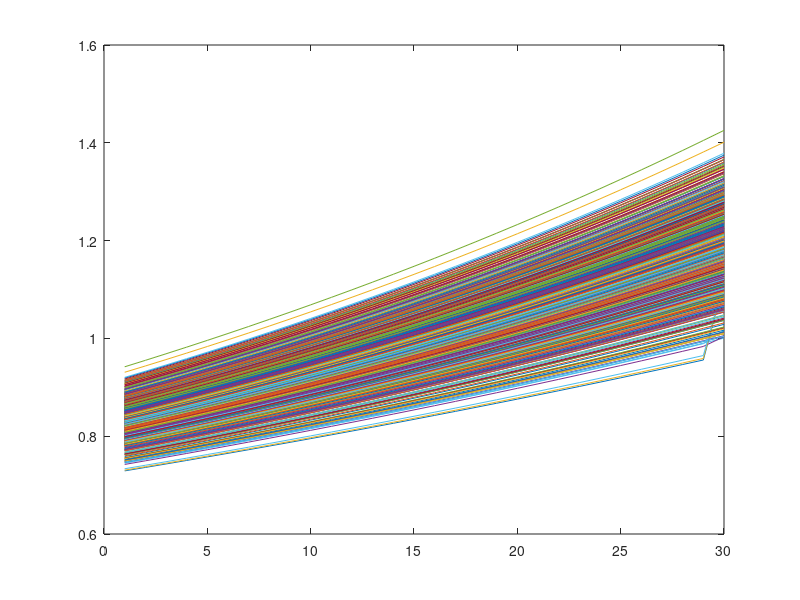

This figure's MATLAB source: (Note: this script raises an error after producing the figure.)
%%%%%----- Simulated Annealing for discrete optimization (DMDII)----%%%%%

function MainFunction
%
%  This is the main function to run the Dynamic Scheduler and display the preliminary results.
%
%  Inputs:
%        Load data: load the future predicted degradation path which is
%        provided by PDX.
%
%  Outputs:
%        The optimized thresholds for spare part order placement and
%        thresholds for performing maintenance are displayed. Those two
%        thresholds are translated into the countdown time for order
%        placement and maintenance performance and displayed as well.
%        Two values of order placement threshold (Xo) and 
%        maintenance performance threshold (Xm) and displays the 
%        corresponding countdown time To (Order placement) and Tm (Maintenance performance).
%
%
%  Format of outputs:
%        Current format displays two values of order placement threshold
%        and maintenance performance threshold and displays the corresponding 
%        countdown time. In addition, actionable signal indication which can 
%        be refered to suggest the actions with 
%        respect to order purchase and maintenance performance.
%        
%  NU_Version1.0
%  by Anqi He, Northeastern University, Boston

close all
clear all
clc
%tic
% Global 
global X L Xf C1 C2 C3 Cws Cwc N M Cs delta_t xlower xupper xdelt;

% Import the data of the future predicted degradation path
load('Sample_Data 06.04.mat'); %Import the sample data from PDX

X=HI_Curves';
%% Define the feasible region
Xf = 1;  % Provided by PDX
L = 8;  % Lead time(settle down regarding the real case )
xdelt= 0.005; %0.005

% Pre-check the validity of the predicted paths
% Here, we need to gaurantee the lower bound value of provided degradation
% paths all above the failure threshold
if length(find(X(end,:)<Xf))/size(X,2)==0 || length(find(X(end,:)<Xf))/size(X,2) < 0.8
    X(:,find(X(end,:)<Xf))=[];

[row,col] = size(X);
N = row; % The time length of predicted degradation paths( provided by PDX )
M = col; % Number of predicted paths

% Plot the data of predicted paths
figure(1)
for i= 1:M
   plot(X(:,i));hold on;
end

% Initial Parameters Setting
%   - maintenance cost Cm for spindle  = 25000$
%   - maintenace cost Cm for ballscrew = 10000$
%   - maintenance cost Cm for a barrel of Coolant concentrate = $1500.00
Cm = 25000; %%% adjust here;
C1 = Cm; % Maintenance cost for type 1 / 15
C2 = Cm; % Maintenance cost for type 2  / 20
C3 = Cm; % Maintenance cost for type 3  /40
Cws = 10; % Cost of inventory per day  / 1
Cwc = 100000; % Cost of machine breakdown per day /1000
% Set shipping cost Cs
switch Cm
    case 25000   %  spindle
        if L >= 7 && L < 14
            Cs = 500;
        elseif L < 7
            Cs = 1000;
        end 
    case 10000   %  ballscrew
        if L >= 7 && L < 14
            Cs = 250;
        elseif L < 7
            Cs = 500;
        end 
    otherwise    %  a barrel of Coolant concentrate
        if L >= 7 && L < 14
            Cs = 10;
        elseif L < 7
            Cs = 10;
        end 
end

delta_t = 1 ; % Unit time (provided by PDX)

%% SA for Optimization
% Create vectors containing the lower bound (|lb|) and upper bound constraints(|ub|).
% Transform the bounds into discrete variables.
xlower = min(min(X)); %%% X(1,1)min(min(X))
xupper = Xf;
l = [1 1];   
u = [length(xlower:xdelt:xupper) length(xlower:xdelt:xupper)];
ini=ceil((u-l).*abs(rand(1,2)));%Initial guess for the minimum (threshold to order, threhold to perform maintenance)
% Call the SA function to solve the problem with discrete variables.
C=@CostRate;
[x0,f0]=sim_anl(C,ini,l,u,400);
%toc
% _Analyze the Results_
xbestDisc = MapVariables(x0); 
%display(xbestDisc)  % Display the optimimal order placement threshold and maintenance threshold
Xo=xbestDisc(1); %0.9576
Xm=xbestDisc(2); %0.7826
%fprintf('\nCost rate return by SA = %g\n',f0); %Display the optimal value of the objective function
%fprintf('\n Threshold for order placement Xo = %g\n',Xo)
%fprintf('\n Threshold for maintenance Xm = %g\n',Xm)
%% Calculate the risk
% Import the production schedule information
% Extract the position of the ending time of each time points
%%%%%%%%%%%%% Mengkai 
[num,text,both]= xlsread('Orders_Scheduled_06.04.xlsx');

Pro_Schedule = text(2:end,4:5); % Extract the production schedule
[r c] = size(Pro_Schedule);
for i = 1:c
    for j = 1:r
        Pro_Schedule{j,i} = datestr(Pro_Schedule{j,i}, 'mm/dd/yyyy HH:MM:SS'); %Convert the production date to 'mm/dd/yyyy HH:MM:SS'
    end
end
[Pro_Schedule,idx] = sortrows(Pro_Schedule,2); %Sort the production schedule in ascending-date order

%Identify the current time corresponding to the production schedule
for i =1:r
    Cur_base(i) = Pro_Schedule{i,2} - datetime(Cur_Date);
end
Cur_base.Format='d';
positiveIndexes = Cur_base > 0;
smallestPosValue = min(Cur_base(positiveIndexes));
if isempty(smallestPosValue)
   disp('Production schedule need to be updated!'); 
else
rowOfSmallestValue = find(Cur_base == smallestPosValue);
% Calculate the time duration for each order
Pro_Schedule = Pro_Schedule(rowOfSmallestValue:end,:);
Pro_Schedule{1,1}=Cur_Date;
[ur uc] = size(Pro_Schedule);
T1 = datetime(Pro_Schedule{1,1});
for i =1:ur
    T2 = datetime(Pro_Schedule{i,2});
    P(i) = T2 - T1;
end
P.Format='d';  % Format the time duration in days
P=days(P);% The derived end ponits for each order
p=round(P); % Convert duration array to numeric array by rounding the numerical value to the nearest integer 
%% Production schedule beyond HI_Curves are truncated
if p(end)> row
    trunc_positive = row - p >0;
    smallest_trunc = min(trunc_positive(trunc_positive));
    ind = find(trunc_positive == smallest_trunc);
    p = p(1:max(ind));
else
    p = p;
end
Risk = RiskFunc(X, p);
%% Dispaly risk corrsponding to each order
order_risk=Risk.batch;
%order_risk=vpa(order_risk);
order_ind =1:length(p);
order_risk=[order_ind;order_risk];
fprintf('Risk for each order: ');
fprintf('%g ', order_risk);
fprintf('\n');

%% Dispaly risk for each upcoming day
Day_risk=Risk.all;
%Day_risk=vpa(Day_risk);
Day_risk=Day_risk(1:end);
fprintf('Risk for the current time and time in the future: ');
disp(Day_risk);
%% Dispaly the countdown time
Xo=xbestDisc(1); %0.9576
Xm=xbestDisc(2); %0.7826
%Calculate To
TO=0;
for i=1:col
    r=min(find(X(:,i)>Xo));
    TO=r+TO;
end
To=TO/col; % Countdown time from today 1 to the order palcement date To;
To = round(To);
% countdown time array from the beginning time of prediction to order time
To_array=linspace(To,0,To+1);

%Calculate Tm
TM=0;
for i=1:col
    rr=max(find(X(:,i)<Xm));
    TM=rr+TM;
end
Tm=TM/col; % Countdown time from today 1 to the maintenance date Tm;
Tm = round(Tm);
% countdown time array from the beginning time of prediction to maintenance time
Tm_array=linspace(Tm,0,Tm+1);

% Countdown time display 
fprintf('\n Countdown time to place order To = %g\n',To_array(5))
fprintf('\n Countdown time to perform maintenance Tm = %g\n',Tm_array(5))
end
else
    disp('Machine is healthy, please wait for the newly predicted degradation data!');
end 
